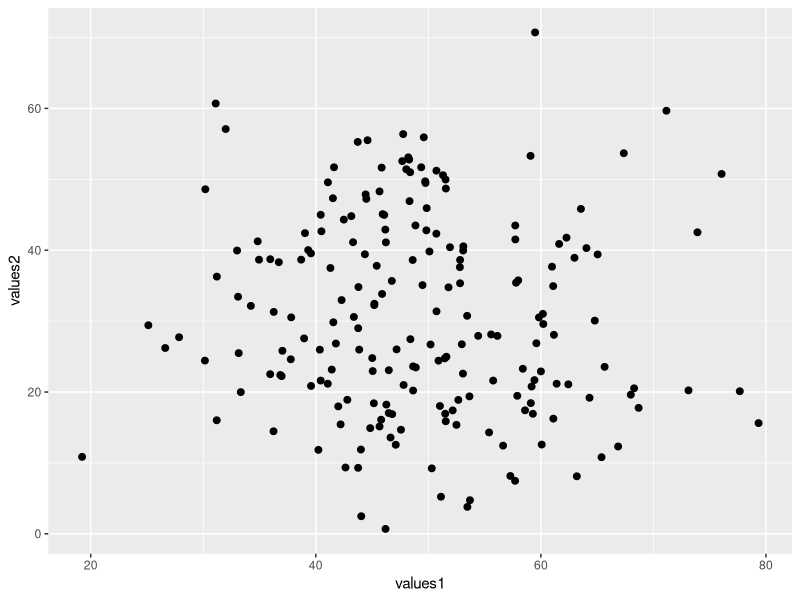
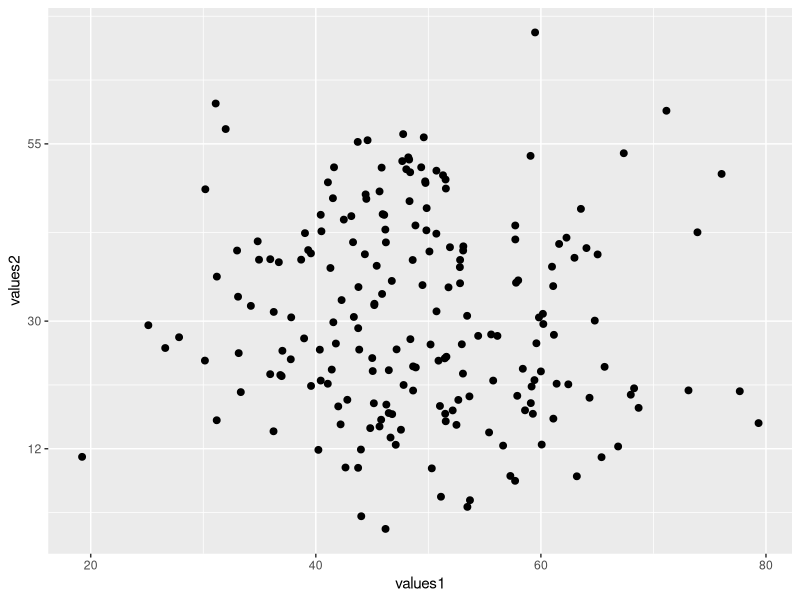
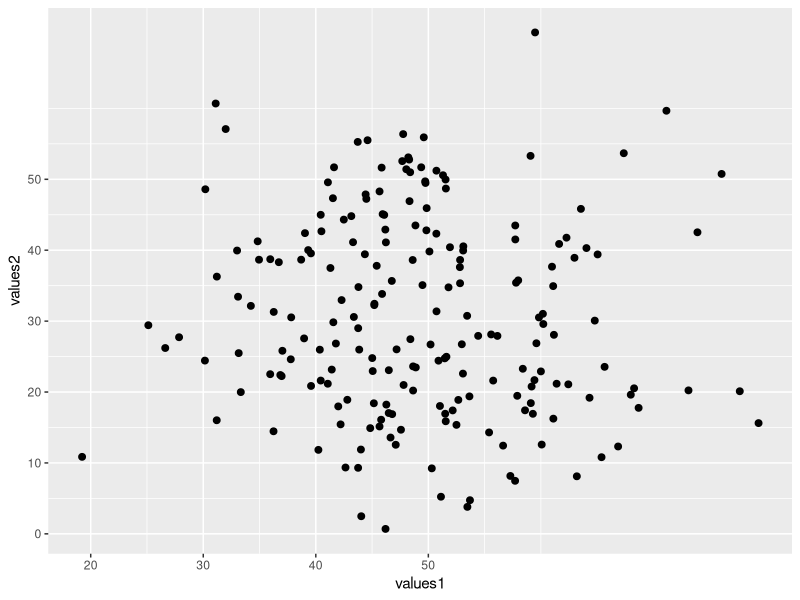
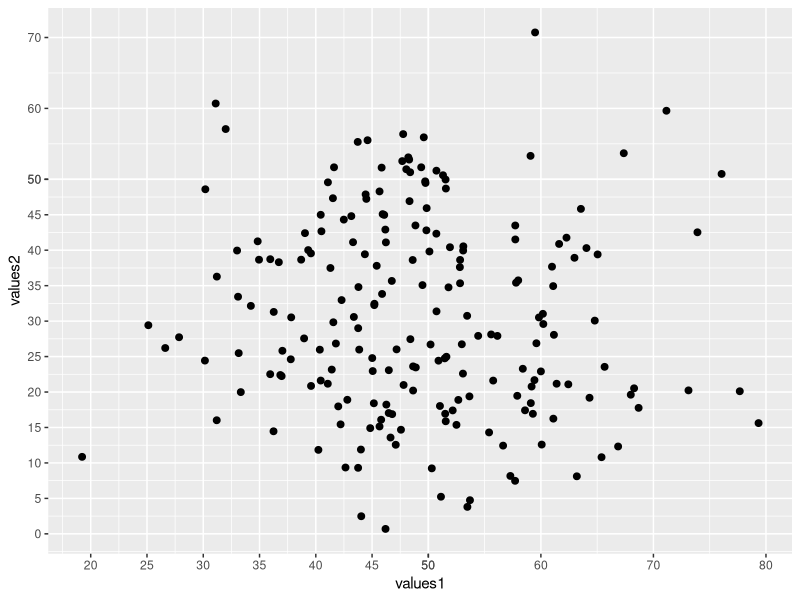
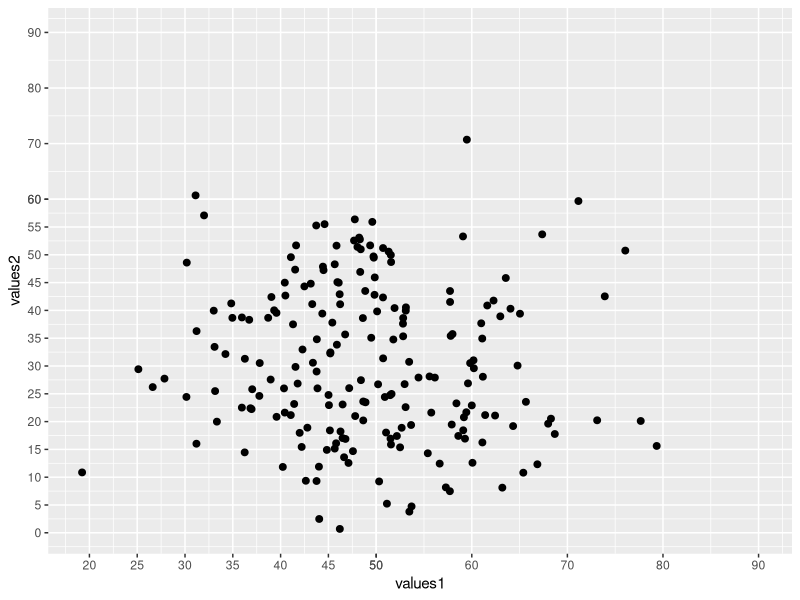
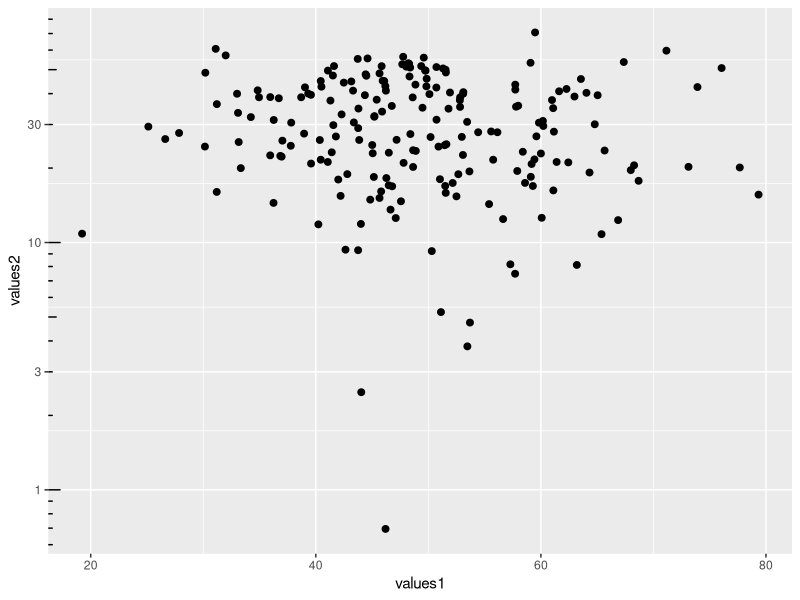

Reproduce these figures in R, in order.
## ---- chunk 1
knitr::opts_chunk$set(echo = TRUE, fig.align='center')

# title: axis ticks
# author: jonathan
# revised: 12/2/2020 

WEB <- c("https://bioceed.uib.no/dropfolder/bioSTATS/Rmd/Basic/Visualizing/Essential/axis-ticks.html")
GIT <- c("https://github.com/jonathansoule/biostats/blob/master/Basic/Visualizing/Essential/axis-ticks.Rmd")
library(ggplot2)

# variable 1 (continuous, used in the scatter plot)
values1 <- rnorm(200, mean=50, sd=10)
# variable 2 (continuous, used in the scatter plot)
values2 <- c(rnorm(100, mean=20, sd=10), rnorm(100, mean=40, sd=10))

# dataframe
df <- data.frame(values1, values2)
## ---- chunk 2
baseplot <- ggplot(df, aes(values1, values2)) +
  geom_point(size=2)
baseplot
## ---- chunk 3
baseplot + 
  scale_y_continuous(breaks=c(12, 30, 55))
## ---- chunk 4
baseplot +
  scale_x_continuous(breaks=seq(0, 50, 10)) +
  scale_y_continuous(breaks=seq(0, 50, 10))
## ---- chunk 5
baseplot +
  scale_x_continuous(breaks=c(seq(0, 50, 5), seq(50, 90, 10))) +
  scale_y_continuous(breaks=c(seq(0, 50, 5), seq(50, 90, 10)))
## ---- chunk 6
baseplot +
  scale_x_continuous(limits=c(NA,90), breaks=c(seq(0, 50, 5), seq(50, 90, 10))) +
  scale_y_continuous(limits=c(NA,90), breaks=c(seq(0, 60, 5), seq(60, 90, 10)))
## ---- chunk 7
baseplot + 
  scale_y_continuous(trans = "log10") +
  annotation_logticks(sides="l") 
